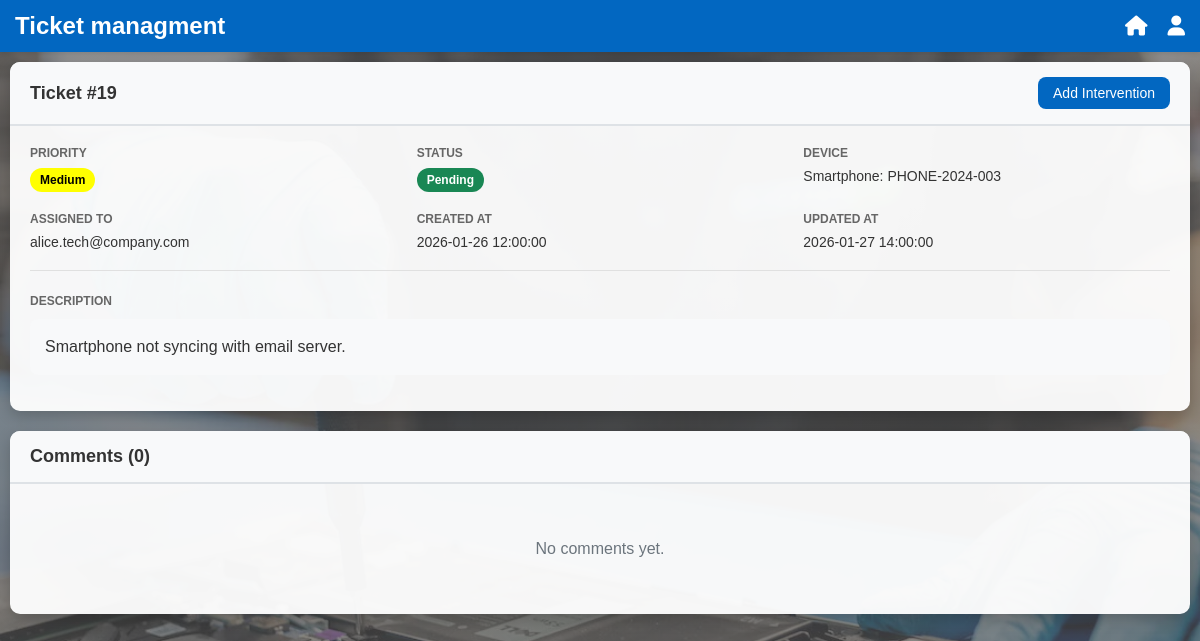
The page /views/ticket.php?id=19 (signed in) on the database its author committed.
### tables this page shows
CREATE TABLE if not exists `tickets` (
  `id` int(10) unsigned NOT NULL AUTO_INCREMENT,
  `device_id` int(10) unsigned DEFAULT NULL,
  `ticket_status_id` int(10) unsigned DEFAULT NULL,
  `priority_id` int(10) unsigned DEFAULT NULL,
  `description` text NOT NULL,
  `created_at` timestamp NOT NULL DEFAULT CURRENT_TIMESTAMP,
  `updated_at` timestamp NOT NULL DEFAULT CURRENT_TIMESTAMP ON UPDATE CURRENT_TIMESTAMP,
  `assigned_to` int(10) unsigned DEFAULT NULL,
  `client_id` int(10) unsigned DEFAULT NULL,
  PRIMARY KEY (`id`),
  KEY `device_id` (`device_id`),
  KEY `ticket_status_id` (`ticket_status_id`),
  KEY `priority_id` (`priority_id`),
  KEY `assigned_to` (`assigned_to`),
  KEY `client_id` (`client_id`),
  CONSTRAINT `tickets_ibfk_1` FOREIGN KEY (`device_id`) REFERENCES `devices` (`id`) ON DELETE CASCADE,
  CONSTRAINT `tickets_ibfk_2` FOREIGN KEY (`ticket_status_id`) REFERENCES `ticket_statuses` (`id`) ON DELETE SET NULL,
  CONSTRAINT `tickets_ibfk_3` FOREIGN KEY (`priority_id`) REFERENCES `priorities` (`id`) ON DELETE SET NULL,
  CONSTRAINT `tickets_ibfk_4` FOREIGN KEY (`assigned_to`) REFERENCES `users` (`id`) ON DELETE SET NULL,
  CONSTRAINT `tickets_ibfk_5` FOREIGN KEY (`client_id`) REFERENCES `clients` (`id`) ON DELETE SET NULL
);

CREATE TABLE if not exists `priorities` (
  `id` int(10) unsigned NOT NULL AUTO_INCREMENT,
  `value` smallint(5) unsigned NOT NULL,
  `name` varchar(50) NOT NULL,
  PRIMARY KEY (`id`),
  UNIQUE KEY `value` (`value`),
  UNIQUE KEY `name` (`name`)
);

CREATE TABLE if not exists `ticket_statuses` (
  `id` int(10) unsigned NOT NULL AUTO_INCREMENT,
  `name` varchar(50) NOT NULL,
  PRIMARY KEY (`id`),
  UNIQUE KEY `name` (`name`)
);

CREATE TABLE if not exists `devices` (
  `id` int(10) unsigned NOT NULL AUTO_INCREMENT,
  `external_uid` varchar(100) NOT NULL,
  `device_type_id` int(10) unsigned DEFAULT NULL,
  PRIMARY KEY (`id`),
  KEY `device_type_id` (`device_type_id`),
  CONSTRAINT `devices_ibfk_1` FOREIGN KEY (`device_type_id`) REFERENCES `device_types` (`id`) ON DELETE SET NULL
);

CREATE TABLE if not exists `device_types` (
  `id` int(10) unsigned NOT NULL AUTO_INCREMENT,
  `name` varchar(50) NOT NULL,
  PRIMARY KEY (`id`),
  UNIQUE KEY `name` (`name`)
);

CREATE TABLE if not exists `users` (
  `id` int(10) unsigned NOT NULL AUTO_INCREMENT,
  `email` varchar(255) NOT NULL,
  `password` varchar(255) NOT NULL,
  `role_id` int(10) unsigned DEFAULT NULL,
  `leader_id` int(10) unsigned DEFAULT NULL,
  `nb_tickets_closed` int(10) unsigned NOT NULL DEFAULT 0,
  PRIMARY KEY (`id`),
  UNIQUE KEY `email` (`email`),
  KEY `role_id` (`role_id`),
  KEY `leader_id` (`leader_id`),
  CONSTRAINT `users_ibfk_1` FOREIGN KEY (`role_id`) REFERENCES `roles` (`id`) ON DELETE SET NULL,
  CONSTRAINT `users_ibfk_2` FOREIGN KEY (`leader_id`) REFERENCES `users` (`id`) ON DELETE SET NULL
);

### views/ticket.php (the view, shortened to what the rows shown need)
<?php
require_once __DIR__ .'/../process/processTicket.php';
?>
<!DOCTYPE html>
<html lang="en">
<head>
    <?php include 'components/headers.php'; ?>
    <link rel="stylesheet" href="styles/main.css">
    <link rel="stylesheet" href="styles/ticket.css">
    <link rel="stylesheet" href="styles/supervisor.css">
</head>
<body class="body-image">
    <?php include 'components/navbar.php'; ?>
    <div class="tickets-container">
        <div class="ticket-card">
            <div class="ticket-card-header">
                <h2>Ticket #<?php echo $ticket->getId(); ?></h2>
                    <div class="header-actions">
                        <?php if (isset($_SESSION['user_id']) && $_SESSION['user_id'] === $ticket->getAssignedTo()): ?>
                            <a href="intervention.php?ticket_id=<?php echo $ticket->getId(); ?>" class="btn-intervention">Add Intervention</a>
                        <?php endif; ?>
                </div>
            </div>
            <div class="ticket-card-body">
                <div class="ticket-info-grid">
                    <div class="ticket-info-item">
                        <span class="ticket-info-label">Priority</span>
                        <span class="priority-badge priority-<?php echo $ticket->getPriorityId(); ?>">
                            <?php echo getPriorityName($ticket->getPriorityId()); ?>
                        </span>
                    </div>
                    <div class="ticket-info-item">
                        <span class="ticket-info-label">Status</span>
                        <span class="status-badge status-<?php echo $ticket->getTicketStatusId(); ?>">
                            <?php echo getStatusName($ticket->getTicketStatusId()); ?>
                        </span>
                    </div>
                    <div class="ticket-info-item">
                        <span class="ticket-info-label">Device</span>
                        <span class="ticket-info-value">
                            <?php echo getDeviceTypeName($device->getDeviceTypeId()) ?>: <?php echo htmlspecialchars($device->getExternalUid()); ?>
                        </span>
                    </div>
                    <div class="ticket-info-item">
                        <span class="ticket-info-label">Assigned To</span>
                        <span class="ticket-info-value"><?php echo $ticket->getAssignedUserEmail(); ?></span>
                    </div>
                </div>
                <div class="ticket-description-section">
                    <span class="ticket-info-label">Description</span>
                    <p class="ticket-description-text"><?php echo htmlspecialchars($ticket->getDescription()); ?></p>
                </div>
            </div>
        </div>
        <div class="ticket-card">
            <div class="ticket-card-header">
                <h2>Comments (<?php echo count($comments); ?>)</h2>
            </div>
        </div>
    </div>
</body>
</html>

### rows shown on the page
tickets: id "19", priority.name "Medium", ticket_status.name "Pending", assigned_to.email "alice.tech@company.com", description "Smartphone not syncing with email server."
devices: device_type.name "Smartphone", external_uid "PHONE-2024-003"

### other values the page prints
$ticket->getCreatedAt()->format('Y-m-d H:i:s') "2026-01-26 12:00:00"
$ticket->getUpdatedAt()->format('Y-m-d H:i:s') "2026-01-27 14:00:00"
count($comments) "0"
